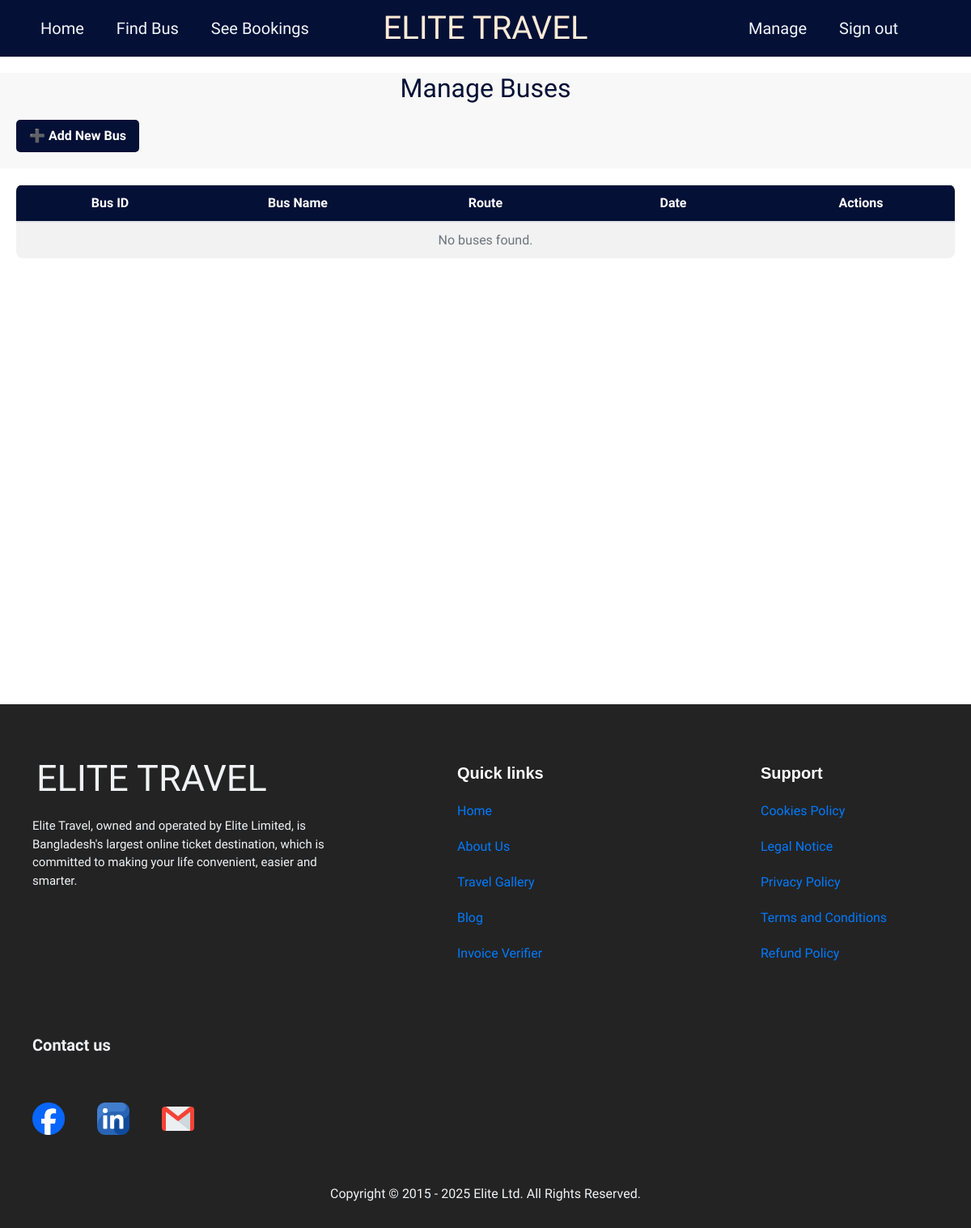
The app's page /check/buses/ (signed in), older data.
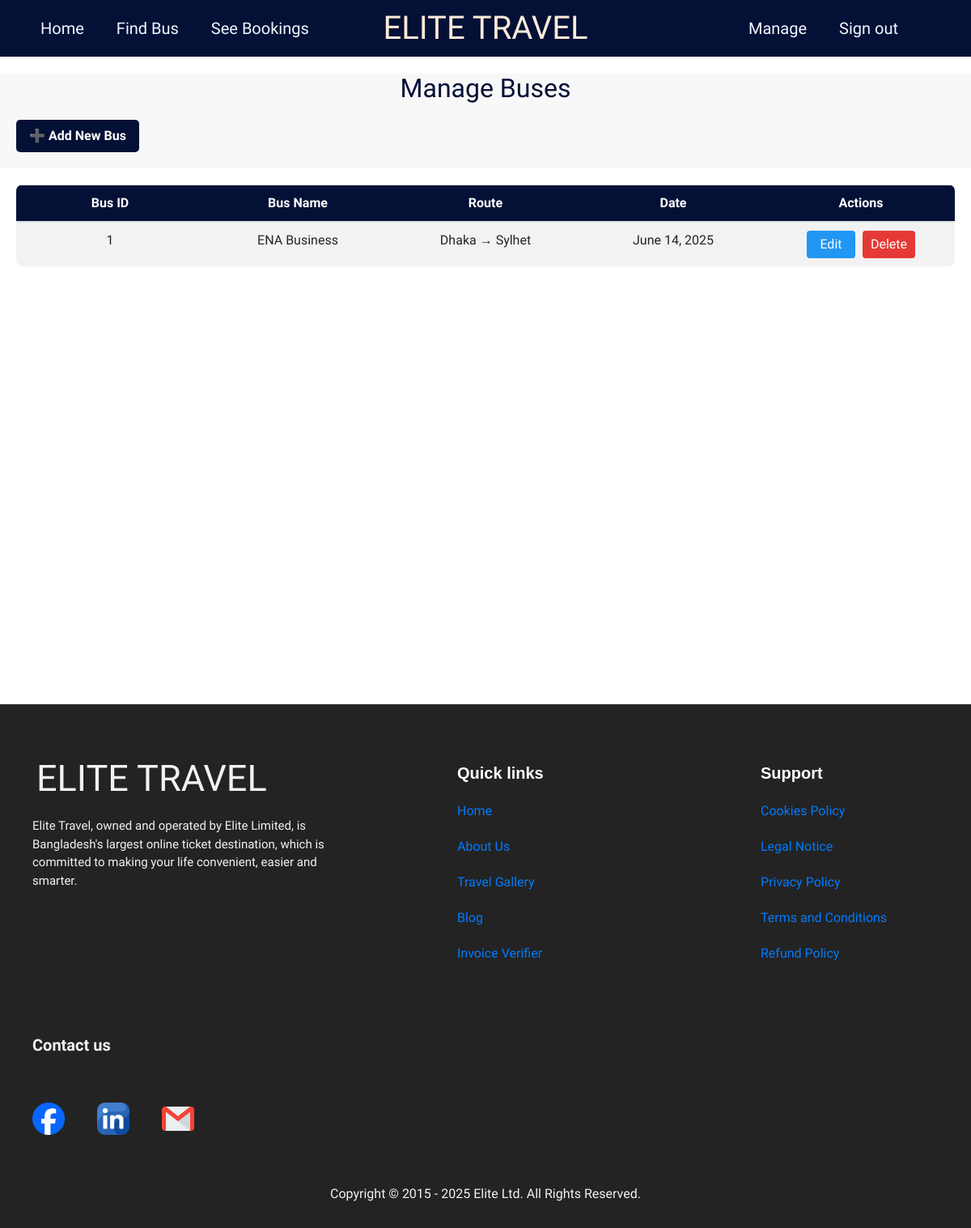
The same page, newer data.
### myapp/models.py (models this page shows, shortened)
class Bus(models.Model):
    bus_name = models.CharField(max_length=30)
    source = models.CharField(max_length=30)
    dest = models.CharField(max_length=30)
    nos = models.DecimalField(decimal_places=0, max_digits=2)
    rem = models.DecimalField(decimal_places=0, max_digits=2)
    price = models.DecimalField(decimal_places=2, max_digits=6)
    date = models.DateField()
    time = models.TimeField()

### myapp/views.py (the view)
# urls.py: path('check/buses/', views.admin_bus_list, name='admin_bus_list'),
@user_passes_test(is_admin)
def admin_bus_list(request):
    buses = Bus.objects.all().order_by('-date')
    return render(request, 'myapp/Manage/manage_buses.html', {'buses': buses})

### myapp/views.py (called while the page is built)
def is_admin(user):
    if not user.is_authenticated or not (user.is_staff or user.is_superuser):
        raise PermissionDenied
    return True

### myapp/templates/myapp/Manage/manage_buses.html (shortened to what this page needs)
{% extends 'myapp/base.html' %}
{% block content %}
<div class="full-screen-loader">
    <div class="content-wrapper">
        <h2 style="margin-bottom: 20px; color: rgb(5, 16, 54); text-align: center; font-family: Oswald;">
            Manage Buses</h2>
        <a href="{% url 'add_bus' %}" class="add-blog-btn">➕ Add New Bus</a>
    </div>
    <div style="display: flex; position: relative;">
        <div class="blog-container">
            <div class="blog-list w-100">
                <table class="table table-striped blog-table w-100">
                    <thead style="background-color: rgb(5, 16, 54); color: white;">
                        <tr>
                            <th>Bus ID</th>
                            <th>Bus Name</th>
                            <th>Route</th>
                            <th>Date</th>
                            <th>Actions</th>
                        </tr>
                    </thead>
                    <tbody>
                        {% for bus in buses %}
                        <tr>
                            <td>{{ bus.id }}</td>
                            <td>{{ bus.bus_name }}</td>
                            <td>{{ bus.source }} → {{ bus.dest }}</td>
                            <td>{{ bus.date }}</td>
                            <td>
                                <a href="{% url 'edit_bus' bus.id %}" class="edit-btn">Edit</a>
                                <form action="{% url 'delete_bus' bus.id %}" method="post" style="display:inline;">
                                    <button type="submit" class="delete-btn" onclick="return confirm('Are you sure you want to permanently delete this bus?');">Delete</button>
                                </form>
                            </td>
                        </tr>
                        {% empty %}
                        <tr>
                            <td colspan="5" class="text-center text-muted">No buses found.</td>
                        </tr>
                        {% endfor %}
                    </tbody>
                </table>
            </div>
        </div>
    </div>
</div>
{% endblock %}

Row changes from the older to the newer data that the page shows:
added Bus: id "1", bus_name "ENA Business", source "Dhaka", dest "Sylhet", date "June 14, 2025"
Text that changed along with them:
text no longer shown: "No buses found."
